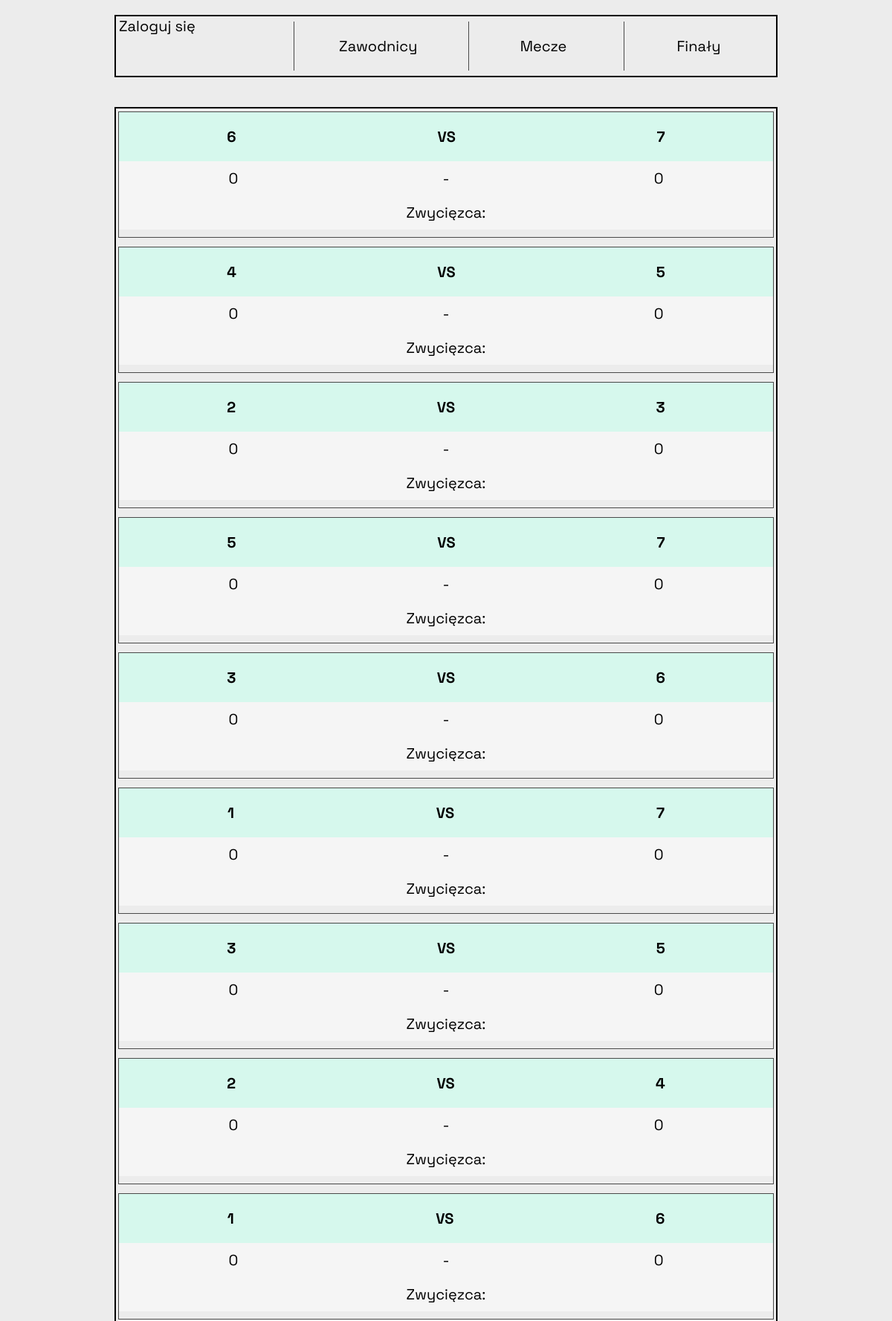
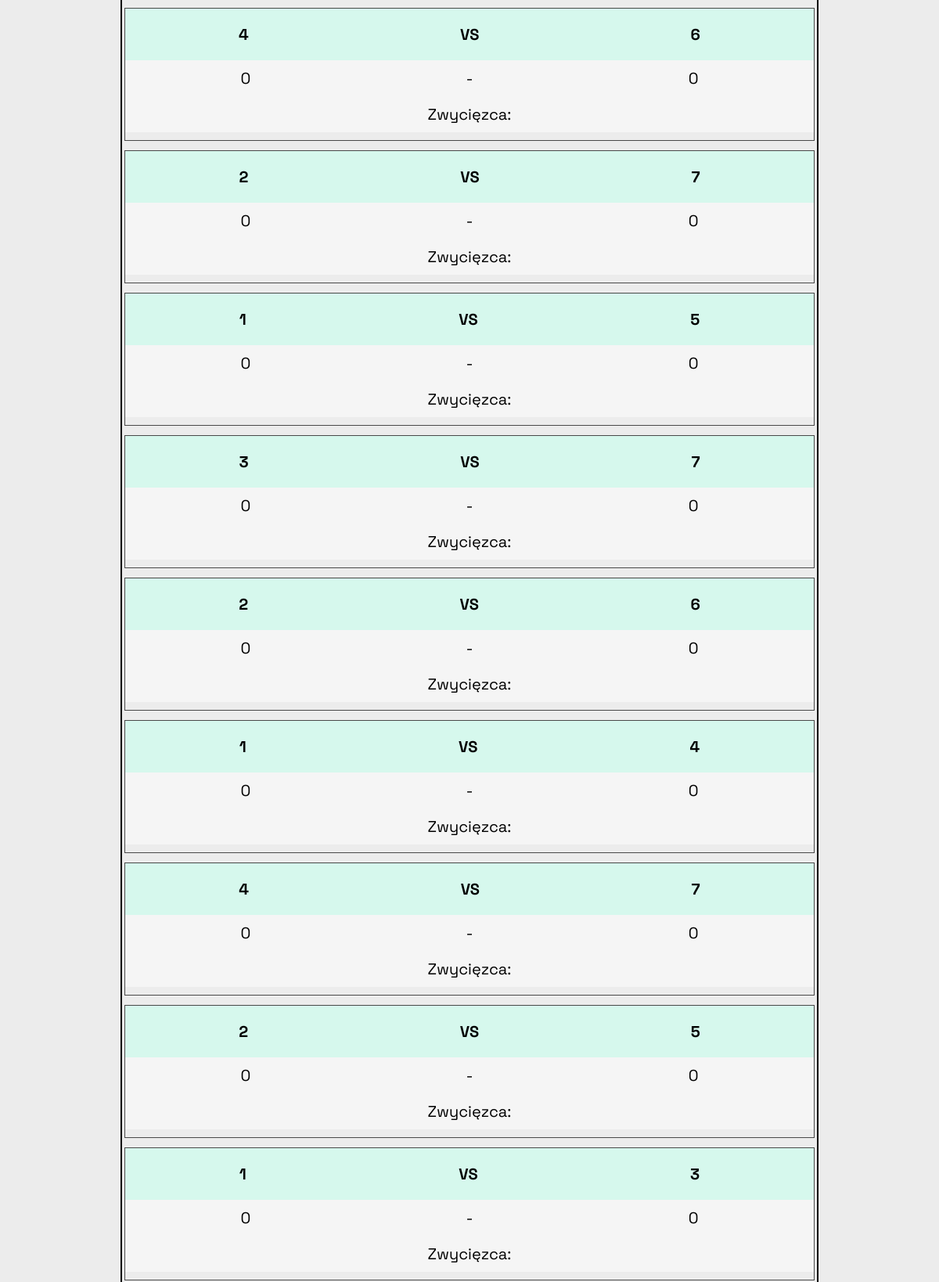
The page /matches/ (upper part) on the database its author committed (2 pictures, top to bottom).
### table/models.py (models this page shows, shortened)
class Match(models.Model):
    player1 = models.ForeignKey(Player, related_name='matches_as_player1',
                                on_delete=models.CASCADE)
    player2 = models.ForeignKey(Player, related_name='matches_as_player2',
                                on_delete=models.CASCADE)
    score1 = models.SmallIntegerField(default=0)
    score2 = models.SmallIntegerField(default=0)
    winner = models.ForeignKey(Player, default=None,
                               related_name='winner_of_a_match',
                               on_delete=models.CASCADE, null=True, blank=True)

class Player(models.Model):
    name = models.CharField(max_length=50)
    points = models.SmallIntegerField(default=0)
    games = models.SmallIntegerField(default=0)
    qualified = models.BooleanField(default=False)
    point_balance = models.IntegerField(default=0)
    def __str__(self) -> str:
        return self.name

### table/views.py (the view)
# urls.py: path('matches/', views.matches, name ='matches'),
def matches(request):
    matches = Match.objects.order_by('-id')
    return render(request, 'table/matches.html', context={'matches': matches})

### table/templates/table/matches.html (shortened to what this page needs)
{% extends "table/base.html" %}
{% block content %}
<div class="navbar matches">
  {% for match in matches %}
    <a href="{% url "table:match_score" match.id %}" class='match'>
        <div class='match-content'>
            <div class="players">
                <div class="item item-1"><b>{{ match.player1 }}</b></div>
                <div class="item item-2"><b>VS</b></div>
                <div class="item item-3"><b>{{ match.player2 }}</b></div>
            </div>
            <div class='score'>
                <span>{{ match.score1 }}</span>
                <span> - </span>
                <span>{{ match.score2 }}</span>
            </div>
            <div class='winner'>
                {% if match.winner %}
                <span>Zwycięzca: {{ match.winner }}</span>
                {% else %}
                <span>Zwycięzca: </span>
                {% endif %}
            </div>
        </div>
    </a>
  {% endfor %}
</div>
{% endblock content %}

### table/static/table/css/styles.css (style rules this page uses)
body { display: flex; flex-direction: column; align-items: center; justify-content: center; font-family: 'Space Grotesk', 'Space Mono', Arial, Helvetica, sans-serif; font-size: 20px; margin-top: 20px; background-color: rgb(236, 236, 236); }
a { text-decoration: none; font-size: 20px; text-align: justify; height: 66px; min-width: 188px; justify-content: center; align-items: center; color: black; }
.navbar { display: flex; align-items: center; justify-content: center; gap: 8px; width: 100%; max-width: 880px; min-height: 80px; border: 2px solid black; padding-left: 4px; padding-right: 4px; margin-bottom: 40px; }
.matches { display: flex; flex-direction: column; flex-grow: 1; }
.match { width: 100%; display: flex; align-items: center; justify-content: center; }
.navbar.matches a.match { display: block; width: 100%; min-height: 160px; padding-bottom: 8px; margin-top: 4px; border: 1px solid rgb(73, 73, 73); color: black; }
.navbar.matches .score, .navbar.matches .winner { display: flex; justify-content:space-around; padding: 10px; background-color: rgb(245, 245, 245); }
.navbar.matches .score span { margin: 0 0px; }
.players { background-color: rgb(214, 248, 237); display: flex; justify-content:space-around; padding-top: 20px; padding-bottom: 20px; padding-left: 10px; padding-right: 10px; }

### rows shown on the page
Match: player1 "6", player2 "7", score1 "0", score2 "0", shows "Zwycięzca:"
Match: player1 "4", player2 "5", score1 "0", score2 "0", shows "Zwycięzca:"
Match: player1 "2", player2 "3", score1 "0", score2 "0", shows "Zwycięzca:"
Match: player1 "5", player2 "7", score1 "0", score2 "0", shows "Zwycięzca:"
Match: player1 "3", player2 "6", score1 "0", score2 "0", shows "Zwycięzca:"
Match: player1 "1", player2 "7", score1 "0", score2 "0", shows "Zwycięzca:"
Match: player1 "3", player2 "5", score1 "0", score2 "0", shows "Zwycięzca:"
Match: player1 "2", player2 "4", score1 "0", score2 "0", shows "Zwycięzca:"
Match: player1 "1", player2 "6", score1 "0", score2 "0", shows "Zwycięzca:"
Match: player1 "4", player2 "6", score1 "0", score2 "0", shows "Zwycięzca:"
Match: player1 "2", player2 "7", score1 "0", score2 "0", shows "Zwycięzca:"
Match: player1 "1", player2 "5", score1 "0", score2 "0", shows "Zwycięzca:"
Match: player1 "3", player2 "7", score1 "0", score2 "0", shows "Zwycięzca:"
Match: player1 "2", player2 "6", score1 "0", score2 "0", shows "Zwycięzca:"
Match: player1 "1", player2 "4", score1 "0", score2 "0", shows "Zwycięzca:"
Match: player1 "4", player2 "7", score1 "0", score2 "0", shows "Zwycięzca:"
Match: player1 "2", player2 "5", score1 "0", score2 "0", shows "Zwycięzca:"
Match: player1 "1", player2 "3", score1 "0", score2 "0", shows "Zwycięzca:"
